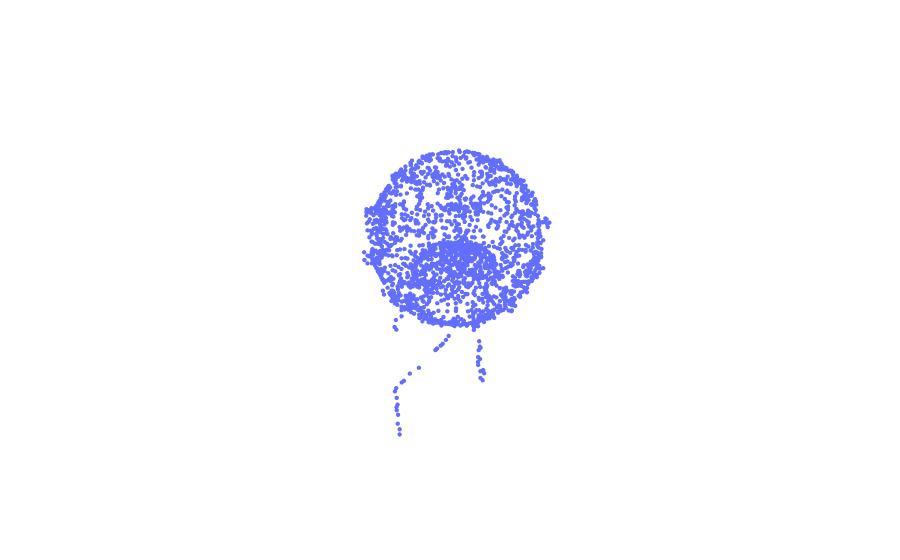

The cell this chart's notebook holds for it:
### Code cell
visualize_point_cloud(
    train_data[800][-1]
)
print(train_data[700][-1].shape)
# visualize_point_cloud_comparison(
#     dataset=train_data,
#     class_label="Airplane"
# )

### Figure 1 — Plotly figure (JSON) as saved in the notebook; plotly's stock layout.template omitted (floating-point values rounded to 4 significant figures; data arrays with more than 128 entries replaced by an {"elided": "..."} marker saying what was removed)
{"data": [{"marker": {"size": 1.5}, "mode": "markers", "scene": "scene", "type": "scatter3d", "x": {"elided": "2048 float values"}, "y": {"elided": "2048 float values"}, "z": {"elided": "2048 float values"}}], "layout": {"autosize": true, "scene": {"domain": {"x": [0, 1], "y": [0, 1]}, "xaxis": {"visible": false}, "yaxis": {"visible": false}, "zaxis": {"visible": false}}, "title": {"text": "", "x": 0.5}}}
